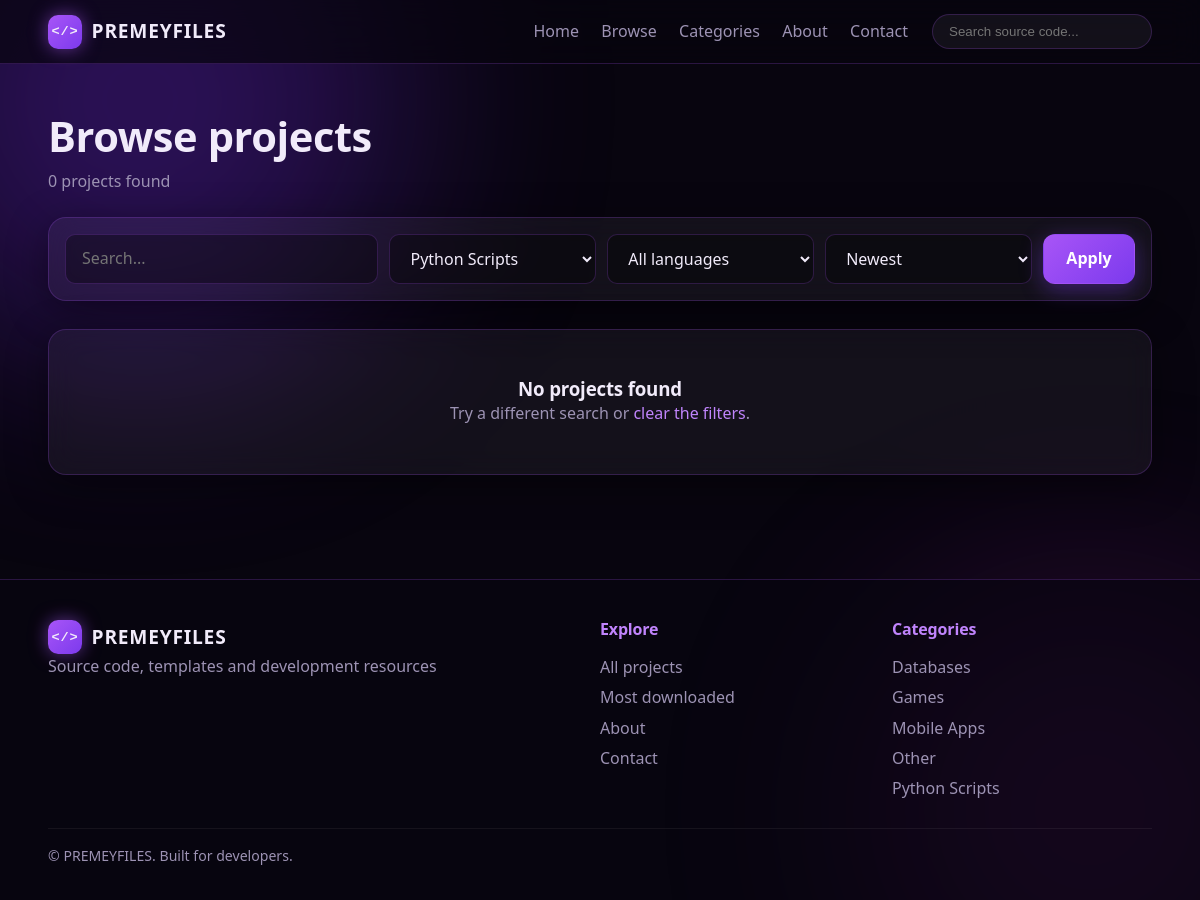
The app's page /projects?category=2 with its own data.
### tables this page shows
CREATE TABLE settings (
    key   TEXT PRIMARY KEY,
    value TEXT NOT NULL DEFAULT ''
);

CREATE TABLE categories (
    id          INTEGER PRIMARY KEY AUTOINCREMENT,
    name        TEXT NOT NULL UNIQUE,
    description TEXT NOT NULL DEFAULT ''
);

### website/app.py (the view)
@app.route("/projects")
def projects():
    q = utils.clean_text(request.args.get("q", ""), 100)
    category_id = request.args.get("category", type=int)
    language_id = request.args.get("language", type=int)
    sort = "popular" if request.args.get("sort") == "popular" else "new"
    page = max(1, request.args.get("page", 1, type=int))
    per_page = config.PROJECTS_PER_PAGE
    items, total = utils.search_projects(q, category_id, language_id, sort, per_page, (page - 1) * per_page)
    pages = max(1, -(-total // per_page))
    return render_template(
        "projects.html", projects=items, total=total, q=q, category_id=category_id,
        language_id=language_id, sort=sort, page=page, pages=pages,
        languages=db.query("SELECT id, name FROM languages ORDER BY name"),
    )

### website/app.py (called while the page is built)
@app.context_processor
def inject_globals():
    settings = db.get_settings()
    return {
        "site": settings,
        "nav_categories": db.query("SELECT id, name FROM categories ORDER BY name"),
        "format_size": utils.format_size,
        "format_date": utils.format_date,
    }

@app.after_request
def security_headers(response):
    response.headers.setdefault("X-Content-Type-Options", "nosniff")
    response.headers.setdefault("X-Frame-Options", "DENY")
    response.headers.setdefault("Referrer-Policy", "same-origin")
    response.headers.setdefault(
        "Content-Security-Policy",
        "default-src 'self'; img-src 'self' data:; style-src 'self'; script-src 'self'; "
        "object-src 'none'; base-uri 'self'; form-action 'self'; frame-ancestors 'none'",
    )
    if request.path.startswith("/api/"):
        response.headers["Cache-Control"] = "no-store"
    return response

### website/database.py (called while the page is built)
def _connect():
    conn = sqlite3.connect(str(config.DATABASE_PATH), timeout=15)
    conn.row_factory = sqlite3.Row
    conn.execute("PRAGMA foreign_keys = ON")
    return conn

def get_db():
    if "db" not in g:
        g.db = _connect()
    return g.db

def query(sql, args=(), one=False):
    cur = get_db().execute(sql, args)
    rows = cur.fetchall()
    cur.close()
    if one:
        return rows[0] if rows else None
    return rows

def get_settings():
    return {row["key"]: row["value"] for row in query("SELECT key, value FROM settings")}

### website/utils.py (called while the page is built)
def clean_text(value, max_len, label="Value", required=False, min_len=0):
    value = (value or "").replace("\x00", "").strip()
    value = "".join(ch for ch in value if ch in "\n\t" or ord(ch) >= 32)
    if required and not value:
        raise ValidationError("%s is required." % label)
    if value and len(value) < min_len:
        raise ValidationError("%s must be at least %d characters." % (label, min_len))
    if len(value) > max_len:
        raise ValidationError("%s must be at most %d characters." % (label, max_len))
    return value

### website/templates/projects.html (shortened to what this page needs)
{% extends "base.html" %}
{% from "_macros.html" import project_card with context %}
{% block content %}
<section class="section page-top">
  <div class="container">
    <h1 class="page-title">Browse projects</h1>
    <p class="muted">{{ total }} project{{ '' if total == 1 else 's' }} found</p>
    <form class="filters glass" method="get" action="{{ url_for('projects') }}">
      <input type="search" name="q" value="{{ q }}" placeholder="Search..." maxlength="100" aria-label="Search">
      <select name="category" aria-label="Category">
        {% for c in nav_categories %}
          <option value="{{ c.id }}" {{ 'selected' if category_id == c.id }}>{{ c.name }}</option>
        {% endfor %}
      </select>
      <select name="language" aria-label="Language">
        <option value="">All languages</option>
      </select>
      <select name="sort" aria-label="Sort">
        <option value="new" {{ 'selected' if sort == 'new' }}>Newest</option>
      </select>
      <button class="btn btn-primary" type="submit">Apply</button>
    </form>
    {% if projects %}
      <div class="grid">{% for p in projects %}{{ project_card(p) }}{% endfor %}</div>
      {% if pages > 1 %}
        <nav class="pager" aria-label="Pages">
          {% if page > 1 %}
            <a class="btn btn-ghost" href="{{ url_for('projects', q=q, category=category_id, language=language_id, sort=sort, page=page-1) }}">&larr; Previous</a>
          {% endif %}
          <span class="muted">Page {{ page }} of {{ pages }}</span>
          {% if page < pages %}
            <a class="btn btn-ghost" href="{{ url_for('projects', q=q, category=category_id, language=language_id, sort=sort, page=page+1) }}">Next &rarr;</a>
          {% endif %}
        </nav>
      {% endif %}
    {% else %}
      <div class="glass empty">
        <h3>No projects found</h3>
        <p class="muted">Try a different search or <a class="link" href="{{ url_for('projects') }}">clear the filters</a>.</p>
      </div>
    {% endif %}
  </div>
</section>
{% endblock %}

### website/templates/base.html (shortened to what this page needs)
<!DOCTYPE html>
<html lang="en">
<head>
  <link rel="stylesheet" href="{{ url_for('static', filename='css/style.css') }}">
</head>
<body>
  <div class="bg-glow bg-glow-1"></div>
  <div class="bg-glow bg-glow-2"></div>
  <header class="site-header">
    <div class="container nav">
      <a class="logo" href="{{ url_for('home') }}"><span class="logo-mark">&lt;/&gt;</span>{{ site.site_name }}</a>
      <nav class="nav-links" id="navLinks">
        <a href="{{ url_for('home') }}">Home</a>
        <a href="{{ url_for('projects') }}">Browse</a>
        <a href="{{ url_for('home') }}#categories">Categories</a>
        <a href="{{ url_for('about') }}">About</a>
        <a href="{{ url_for('contact') }}">Contact</a>
      </nav>
      <form class="nav-search" action="{{ url_for('projects') }}" method="get" role="search">
        <input type="search" name="q" id="liveSearch" placeholder="Search source code..."
               autocomplete="off" maxlength="100" aria-label="Search">
      </form>
    </div>
  </header>
  <main>
    {% block content %}{% endblock %}
  </main>
  <footer class="site-footer">
    <div class="container footer-grid">
      <div>
        <a class="logo" href="{{ url_for('home') }}"><span class="logo-mark">&lt;/&gt;</span>{{ site.site_name }}</a>
        <p class="muted">{{ site.tagline }}</p>
      </div>
      <div>
        <h4>Explore</h4>
        <a href="{{ url_for('projects') }}">All projects</a>
        <a href="{{ url_for('projects', sort='popular') }}">Most downloaded</a>
        <a href="{{ url_for('about') }}">About</a>
        <a href="{{ url_for('contact') }}">Contact</a>
      </div>
      <div>
        <h4>Categories</h4>
        {% for c in nav_categories[:5] %}
          <a href="{{ url_for('projects', category=c.id) }}">{{ c.name }}</a>
        {% endfor %}
      </div>
    </div>
    <div class="container footer-bottom">
      <span>&copy; {{ site.site_name }}. {{ site.footer_text }}</span>
    </div>
  </footer>
</body>
</html>

### website/static/css/style.css (style rules this page uses)
:root { --bg: #08050f; --bg-2: #0f0a1c; --purple: #a855f7; --purple-dark: #7c3aed; --purple-soft: #c084fc; --text: #f1ebfa; --muted: #9d93b4; --glass: rgba(255, 255, 255, 0.05); --glass-border: rgba(168, 85, 247, 0.22); --radius: 18px; --shadow: 0 10px 40px rgba(0, 0, 0, 0.45); --font: "Segoe UI", system-ui, -apple-system, Roboto, "Helvetica Neue", Arial, sans-serif; }
* { box-sizing: border-box; margin: 0; padding: 0; }
html { scroll-behavior: smooth; }
body { font-family: var(--font); background: var(--bg); color: var(--text); line-height: 1.6; min-height: 100vh; display: flex; flex-direction: column; overflow-x: hidden; }
main { flex: 1; }
a { color: inherit; text-decoration: none; }
h1, h2, h3, h4 { line-height: 1.2; letter-spacing: -0.01em; }
.container { width: min(1180px, 92%); margin: 0 auto; }
.muted { color: var(--muted); }
.link { color: var(--purple-soft); transition: color .2s; }
.bg-glow { position: fixed; border-radius: 50%; filter: blur(110px); opacity: .35; z-index: -1; pointer-events: none; }
.bg-glow-1 { width: 520px; height: 520px; background: #6d28d9; top: -160px; left: -120px; }
.bg-glow-2 { width: 460px; height: 460px; background: #a21caf; bottom: -140px; right: -120px; opacity: .22; }
.glass { background: var(--glass); border: 1px solid var(--glass-border); border-radius: var(--radius); backdrop-filter: blur(14px); -webkit-backdrop-filter: blur(14px); box-shadow: var(--shadow); }
.site-header { position: sticky; top: 0; z-index: 50; background: rgba(8, 5, 15, 0.72); backdrop-filter: blur(16px); -webkit-backdrop-filter: blur(16px); border-bottom: 1px solid var(--glass-border); }
.nav { display: flex; align-items: center; gap: 1.5rem; padding: 0.9rem 0; }
.logo { display: inline-flex; align-items: center; gap: .6rem; font-weight: 800; font-size: 1.2rem; letter-spacing: .04em; }
.logo-mark { display: inline-grid; place-items: center; width: 34px; height: 34px; border-radius: 10px; background: linear-gradient(135deg, var(--purple), var(--purple-dark)); font-family: Consolas, monospace; font-size: .85rem; box-shadow: 0 0 18px rgba(168, 85, 247, .55); }
.nav-links { display: flex; gap: 1.4rem; margin-left: auto; }
.nav-links a { color: var(--muted); font-weight: 500; position: relative; transition: color .2s; }
.nav-links a::after { content: ""; position: absolute; left: 0; bottom: -4px; height: 2px; width: 0; background: var(--purple); transition: width .25s; }
.nav-search { position: relative; }
.nav-search input { width: 220px; padding: .55rem 1rem; border-radius: 999px; color: var(--text); background: var(--glass); border: 1px solid var(--glass-border); outline: none; transition: all .25s; }
.btn { display: inline-flex; align-items: center; justify-content: center; gap: .5rem; padding: .7rem 1.4rem; border-radius: 12px; border: 1px solid transparent; cursor: pointer; font: inherit; font-weight: 600; color: #fff; transition: transform .2s, box-shadow .2s, background .2s; }
.btn-primary { background: linear-gradient(135deg, var(--purple), var(--purple-dark)); box-shadow: 0 6px 22px rgba(124, 58, 237, .4); }
.section { padding: 2.5rem 0; }
.page-top { padding-top: 3rem; }
.page-title { font-size: clamp(1.8rem, 4vw, 2.6rem); margin-bottom: .4rem; }
.empty { padding: 3rem 2rem; text-align: center; }
.filters { display: flex; flex-wrap: wrap; gap: .7rem; padding: 1rem; margin: 1.4rem 0 1.8rem; }
.filters input, .filters select, .form input, .form textarea { padding: .7rem 1rem; border-radius: 10px; font: inherit; color: var(--text); background: rgba(0, 0, 0, .35); border: 1px solid var(--glass-border); outline: none; }
.filters input { flex: 2 1 200px; }
.filters select { flex: 1 1 150px; }
.filters select option { background: var(--bg-2); }
.site-footer { margin-top: 4rem; border-top: 1px solid var(--glass-border); background: rgba(8, 5, 15, .6); }
.footer-grid { display: grid; grid-template-columns: 2fr 1fr 1fr; gap: 2rem; padding: 2.5rem 0 1.5rem; }
.footer-grid h4 { margin-bottom: .8rem; color: var(--purple-soft); }
.footer-grid a:not(.logo) { display: block; color: var(--muted); padding: .15rem 0; transition: color .2s, transform .2s; }
.footer-bottom { padding: 1rem 0 2rem; color: var(--muted); font-size: .88rem; border-top: 1px solid rgba(255, 255, 255, .06); }

### records on screen
settings: site_name "PREMEYFILES"
settings: tagline "Source code, templates and development resources"
categories: name "Databases"
categories: name "Games"
categories: name "Mobile Apps"
categories: name "Other"
categories: name "Python Scripts"
settings: footer_text "Built for developers."

### other values on screen
{{ total }} "0"
{{ '' if total == 1 else 's' }} "s"
form field category "Python Scripts"
